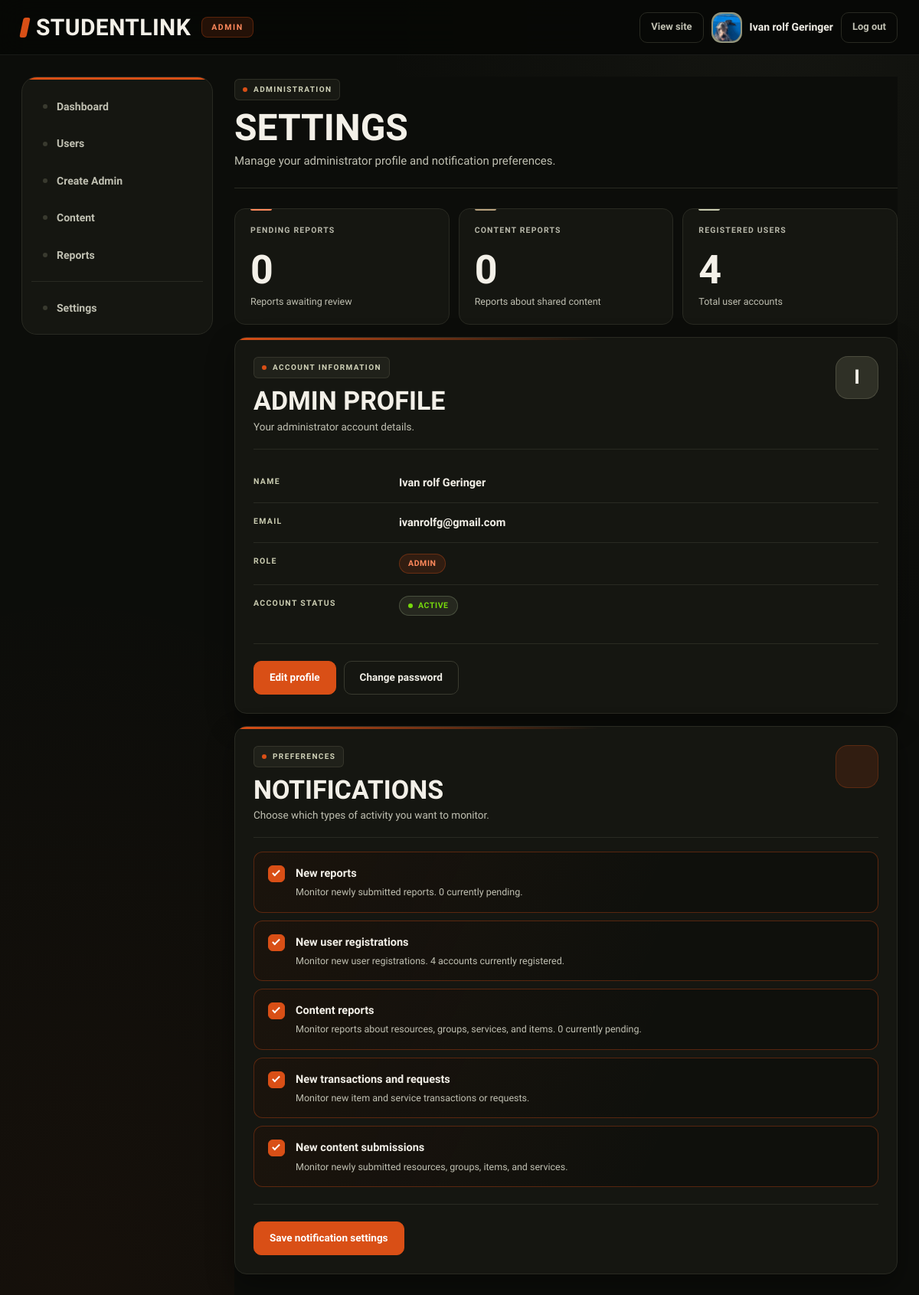
Screenshot of /admin/settings.php (signed in) with the database file from the repository.
### tables this page shows
CREATE TABLE `users` (
  `id` int(10) UNSIGNED NOT NULL,
  `full_name` varchar(100) NOT NULL,
  `email` varchar(150) NOT NULL,
  `password_hash` varchar(255) DEFAULT NULL,
  `google_id` varchar(64) DEFAULT NULL,
  `course` varchar(50) DEFAULT NULL,
  `year_level` varchar(20) DEFAULT NULL,
  `about` text DEFAULT NULL,
  `skills` varchar(255) DEFAULT NULL,
  `photo_path` varchar(255) DEFAULT NULL,
  `role` enum('student','admin') NOT NULL DEFAULT 'student',
  `status` enum('Active','Suspended') NOT NULL DEFAULT 'Active',
  `created_at` timestamp NOT NULL DEFAULT current_timestamp()
);

### includes/functions.php (called while the page is built, shortened)
<?php
function e($v) {
    return htmlspecialchars((string)$v, ENT_QUOTES, 'UTF-8');
}

### admin/settings.php (the view, shortened to what this page needs)
<?php
require_once __DIR__ . '/../db_connect.php';
require_once __DIR__ . '/../includes/functions.php';
$adminId = (int) $_SESSION['user_id'];
$profileStmt = $conn->prepare("
    SELECT id, full_name, email, role, status
    FROM users
    WHERE id = ?
    LIMIT 1
");
$profileStmt->bind_param('i', $adminId);
$profileStmt->execute();
$adminProfile = $profileStmt->get_result()->fetch_assoc();
$options = [
    'reports' => 'New reports',
    'registrations' => 'New user registrations',
    'content' => 'Content reports',
    'transactions' => 'New transactions and requests',
    'new_content' => 'New content submissions'
];
$settings = [
    'notify_reports' => 1,
    'notify_registrations' => 1,
    'notify_content' => 1,
    'notify_transactions' => 1,
    'notify_new_content' => 1
];
$settingsStmt = $conn->prepare("
    SELECT
        notify_reports,
        notify_registrations,
        notify_content,
        notify_transactions,
        notify_new_content
    FROM admin_notification_settings
    WHERE admin_id = ?
    LIMIT 1
");
if (!$settingsStmt) {
    error_log('Settings query error: ' . $conn->error);
    $error = 'Unable to load notification settings.';
} else {
    $settingsStmt->bind_param('i', $adminId);
    $settingsStmt->execute();
    $savedSettings = $settingsStmt->get_result()->fetch_assoc();
    if ($savedSettings) {
        $settings = array_merge($settings, $savedSettings);
    }
}
$pendingReports = 0;
$contentReports = 0;
$totalUsers = 0;
$reportCountQuery = $conn->query("
    SELECT COUNT(*) AS total
    FROM reports
    WHERE status = 'Pending'
      AND archived_at IS NULL
");
if ($reportCountQuery) {
    $reportCount = $reportCountQuery->fetch_assoc();
    $pendingReports = (int) $reportCount['total'];
} else {
    error_log('Pending reports count error: ' . $conn->error);
}
$contentCountQuery = $conn->query("
    SELECT COUNT(*) AS total
    FROM reports
    WHERE status = 'Pending'
      AND archived_at IS NULL
      AND target_type IN ('Resource', 'Group', 'Service', 'Item')
");
if ($contentCountQuery) {
    $contentCount = $contentCountQuery->fetch_assoc();
    $contentReports = (int) $contentCount['total'];
} else {
    error_log('Content reports count error: ' . $conn->error);
}
$userCountQuery = $conn->query("
    SELECT COUNT(*) AS total
    FROM users
");
if ($userCountQuery) {
    $userCount = $userCountQuery->fetch_assoc();
    $totalUsers = (int) $userCount['total'];
} else {
    error_log('Registered users count error: ' . $conn->error);
}
require_once __DIR__ . '/../includes/admin-header.php';
?>
<link rel="stylesheet" href="settings.css">
<main class="admin-settings-page">
    <header class="page-head">
        <div>
            <span class="settings-eyebrow">ADMINISTRATION</span>
            <h1>Settings</h1>
            <p>Manage your administrator profile and notification preferences.</p>
        </div>
    </header>
    <section class="settings-stats">
        <article class="settings-stat-card">
            <span class="settings-stat-label">Pending reports</span>
            <strong><?= number_format($pendingReports) ?></strong>
            <small>Reports awaiting review</small>
        </article>
        <article class="settings-stat-card">
            <span class="settings-stat-label">Content reports</span>
            <strong><?= number_format($contentReports) ?></strong>
            <small>Reports about shared content</small>
        </article>
        <article class="settings-stat-card">
            <span class="settings-stat-label">Registered users</span>
            <strong><?= number_format($totalUsers) ?></strong>
            <small>Total user accounts</small>
        </article>
    </section>
    <section class="info settings-section">
        <div class="settings-section-heading">
            <div>
                <span class="settings-eyebrow">ACCOUNT INFORMATION</span>
                <h2>Admin profile</h2>
                <p>Your administrator account details.</p>
            </div>
            <div class="settings-profile-icon">
                <?= e(
                    mb_strtoupper(
                        mb_substr($adminProfile['full_name'] ?: 'A', 0, 1)
                    )
                ) ?>
            </div>
        </div>
        <dl class="kv">
            <dt>Name</dt>
            <dd><?= e($adminProfile['full_name']) ?></dd>
            <dt>Email</dt>
            <dd><?= e($adminProfile['email']) ?></dd>
            <dt>Role</dt>
            <dd>
                <span class="settings-role">
                    <?= e(ucfirst($adminProfile['role'])) ?>
                </span>
            </dd>
            <dt>Account status</dt>
            <dd>
                <span class="settings-status">
                    <?= e($adminProfile['status']) ?>
                </span>
            </dd>
        </dl>
        <div class="actions">
            <a class="btn btn-primary" href="settings-edit.php">
                Edit profile
            </a>
            <a class="btn btn-ghost" href="settings-edit.php#password">
                Change password
            </a>
        </div>
    </section>
    <form class="info settings-section" method="POST" action="">
        <div class="settings-section-heading">
            <div>
                <span class="settings-eyebrow">PREFERENCES</span>
                <h2>Notifications</h2>
                <p>Choose which types of activity you want to monitor.</p>
            </div>
            <div class="settings-notification-icon">
            </div>
        </div>
        <div class="checks">
            <?php foreach ($options as $key => $label): ?>
                <?php
                $column = [
                    'reports' => 'notify_reports',
                    'registrations' => 'notify_registrations',
                    'content' => 'notify_content',
                    'transactions' => 'notify_transactions',
                    'new_content' => 'notify_new_content'
                ][$key];
                ?>
                <label class="settings-check">
                    <input
                        type="checkbox"
                        name="notify[]"
                        value="<?= e($key) ?>"
                        <?= !empty($settings[$column]) ? 'checked' : '' ?>
                    >
                    <span class="settings-check-content">
                        <strong><?= e($label) ?></strong>
                        <?php if ($key === 'reports'): ?>
                            <small>
                                Monitor newly submitted reports.
                                <?= number_format($pendingReports) ?> currently pending.
                            </small>
                        <?php elseif ($key === 'registrations'): ?>
                            <small>
                                Monitor new user registrations.
                                <?= number_format($totalUsers) ?> accounts currently registered.
                            </small>
                        <?php elseif ($key === 'content'): ?>
                            <small>
                                Monitor reports about resources, groups, services, and items.
                                <?= number_format($contentReports) ?> currently pending.
                            </small>
                        <?php elseif ($key === 'transactions'): ?>
                            <small>
                                Monitor new item and service transactions or requests.
                            </small>
                        <?php elseif ($key === 'new_content'): ?>
                            <small>
                                Monitor newly submitted resources, groups, items, and services.
                            </small>
                        <?php endif; ?>
                    </span>
                </label>
            <?php endforeach; ?>
        </div>
        <div class="actions">
            <button type="submit" class="btn btn-primary">
                Save notification settings
            </button>
        </div>
    </form>
</main>
<?php
require_once __DIR__ . '/../includes/admin-footer.php';
?>

### includes/admin-header.php (shortened to what this page needs)
<?php
require_once __DIR__ . '/functions.php';
require_once __DIR__ . '/../db_connect.php';
$sessionUserId = (int) ($_SESSION['user_id'] ?? 0);
$authStmt = $conn->prepare(
    "SELECT id, full_name, email, role, status, photo_path
     FROM users
     WHERE id = ?
     LIMIT 1"
);
$authStmt->bind_param('i', $sessionUserId);
$authStmt->execute();
$authResult = $authStmt->get_result();
$verifiedAccount = $authResult->fetch_assoc();
$admin = [
    'id'         => (int) $verifiedAccount['id'],
    'name'       => $verifiedAccount['full_name'] ?: $verifiedAccount['email'],
    'email'      => $verifiedAccount['email'],
    'photo_path' => $verifiedAccount['photo_path'] ?? ''
];
$active = $active ?? '';
$menu = [
    'admin-dashboard' => 'Dashboard',
    'users'           => 'Users',
    'create-admin'    => 'Create Admin',
    'content'         => 'Content',
    'reports'         => 'Reports'
];
?>
<!doctype html>
<html lang="en">
<head>
</head>
<body>
<header class="admin-bar">
    <a class="logo" href="admin-dashboard.php">Studentlink</a>
    <span class="role-chip">Admin</span>
    <div class="who">
    <a href="/Studenlink_Website/studentlink/dashboard.php"
       target="_blank"
       rel="noopener">
        View site
    </a>
    <a
        class="avatar"
        href="settings.php"
        aria-label="Your profile"
        title="<?= e($admin['name']) ?>"
    >
        <?php if (!empty($admin['photo_path'])): ?>
            <img
                src="<?= e('../' . ltrim($admin['photo_path'], '/')) ?>"
                alt="Admin profile photo"
            >
        <?php else: ?>
            <?= e(initials($admin['name'])) ?>
        <?php endif; ?>
    </a>
    <strong><?= e($admin['name']) ?></strong>
    <a href="../logout.php">Log out</a>
</div>
</header>
<div class="admin">
    <aside class="side">
        <nav aria-label="Admin">
            <?php foreach ($menu as $k => $label): ?>
                <a href="<?= e($k) ?>.php"<?= $active === $k ? ' aria-current="page"' : '' ?>><?= e($label) ?></a>
            <?php endforeach; ?>
            <hr>
            <a href="settings.php"<?= $active === 'settings' ? ' aria-current="page"' : '' ?>>Settings</a>
        </nav>
    </aside>
    <main class="main">

### rows the page displays
users: photo_path (picture), full_name "Ivan rolf Geringer", full_name "I", email "ivanrolfg@gmail.com", role "ADMIN", status "ACTIVE"

### other values shown
$label "Dashboard"
$label "Users"
$label "Create Admin"
$label "Content"
$label "Reports"
$pendingReports "0"
$contentReports "0"
$totalUsers "4"
$label "New reports"
$label "New user registrations"
$label "Content reports"
$label "New transactions and requests"
$label "New content submissions"
